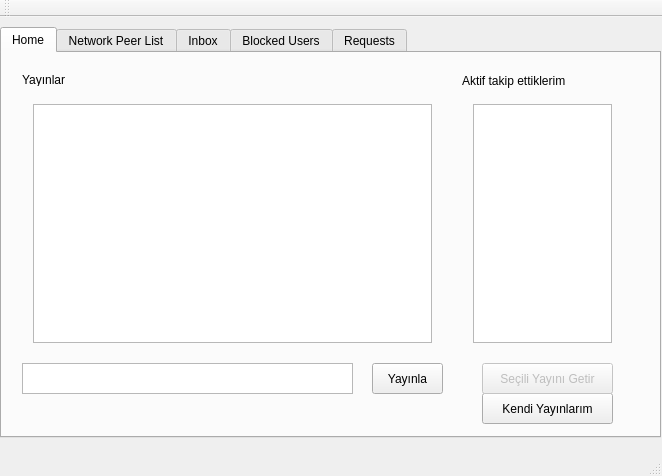
<?xml version="1.0" encoding="UTF-8"?>
<ui version="4.0">
 <class>MainWindow</class>
 <widget class="QMainWindow" name="MainWindow">
  <property name="geometry">
   <rect>
    <x>0</x>
    <y>0</y>
    <width>662</width>
    <height>476</height>
   </rect>
  </property>
  <property name="windowTitle">
   <string>MainWindow</string>
  </property>
  <widget class="QWidget" name="centralWidget">
   <widget class="QTabWidget" name="tabWidget_2">
    <property name="geometry">
     <rect>
      <x>0</x>
      <y>10</y>
      <width>661</width>
      <height>411</height>
     </rect>
    </property>
    <property name="minimumSize">
     <size>
      <width>661</width>
      <height>411</height>
     </size>
    </property>
    <property name="maximumSize">
     <size>
      <width>661</width>
      <height>450</height>
     </size>
    </property>
    <property name="currentIndex">
     <number>0</number>
    </property>
    <widget class="QWidget" name="home">
     <attribute name="title">
      <string>Home</string>
     </attribute>
     <widget class="QLabel" name="label_7">
      <property name="geometry">
       <rect>
        <x>460</x>
        <y>20</y>
        <width>141</width>
        <height>16</height>
       </rect>
      </property>
      <property name="text">
       <string>Aktif takip ettiklerim</string>
      </property>
     </widget>
     <widget class="QLabel" name="label_6">
      <property name="geometry">
       <rect>
        <x>20</x>
        <y>20</y>
        <width>47</width>
        <height>13</height>
       </rect>
      </property>
      <property name="text">
       <string>Yayınlar</string>
      </property>
     </widget>
     <widget class="QPlainTextEdit" name="et_publish_blog">
      <property name="geometry">
       <rect>
        <x>20</x>
        <y>310</y>
        <width>331</width>
        <height>31</height>
       </rect>
      </property>
     </widget>
     <widget class="QPushButton" name="btn_publish_blog">
      <property name="geometry">
       <rect>
        <x>370</x>
        <y>310</y>
        <width>71</width>
        <height>31</height>
       </rect>
      </property>
      <property name="text">
       <string>Yayınla</string>
      </property>
     </widget>
     <widget class="QWidget" name="horizontalLayoutWidget_4">
      <property name="geometry">
       <rect>
        <x>460</x>
        <y>40</y>
        <width>161</width>
        <height>261</height>
       </rect>
      </property>
      <layout class="QHBoxLayout" name="horizontalLayout_5">
       <item>
        <widget class="QListView" name="lw_active_peers">
         <property name="enabled">
          <bool>true</bool>
         </property>
        </widget>
       </item>
      </layout>
     </widget>
     <widget class="QWidget" name="horizontalLayoutWidget_5">
      <property name="geometry">
       <rect>
        <x>20</x>
        <y>40</y>
        <width>421</width>
        <height>261</height>
       </rect>
      </property>
      <layout class="QHBoxLayout" name="horizontalLayout_6">
       <item>
        <widget class="QListView" name="lw_blogs"/>
       </item>
      </layout>
     </widget>
     <widget class="QPushButton" name="btn_get_my_blog">
      <property name="geometry">
       <rect>
        <x>480</x>
        <y>340</y>
        <width>131</width>
        <height>31</height>
       </rect>
      </property>
      <property name="text">
       <string>Kendi Yayınlarım</string>
      </property>
     </widget>
     <widget class="QPushButton" name="btn_get_peer_blog">
      <property name="enabled">
       <bool>false</bool>
      </property>
      <property name="geometry">
       <rect>
        <x>480</x>
        <y>310</y>
        <width>131</width>
        <height>31</height>
       </rect>
      </property>
      <property name="text">
       <string>Seçili Yayını Getir</string>
      </property>
     </widget>
    </widget>
    <widget class="QWidget" name="peerlist">
     <attribute name="title">
      <string>Network Peer List</string>
     </attribute>
     <widget class="QLabel" name="label_8">
      <property name="geometry">
       <rect>
        <x>20</x>
        <y>20</y>
        <width>171</width>
        <height>16</height>
       </rect>
      </property>
      <property name="text">
       <string>Ağda olan peer'ların listesi</string>
      </property>
     </widget>
     <widget class="QPushButton" name="btn_subscribe_user">
      <property name="enabled">
       <bool>false</bool>
      </property>
      <property name="geometry">
       <rect>
        <x>400</x>
        <y>40</y>
        <width>151</width>
        <height>23</height>
       </rect>
      </property>
      <property name="text">
       <string>Abone Ol</string>
      </property>
     </widget>
     <widget class="QPushButton" name="btn_block_user">
      <property name="enabled">
       <bool>false</bool>
      </property>
      <property name="geometry">
       <rect>
        <x>400</x>
        <y>70</y>
        <width>151</width>
        <height>23</height>
       </rect>
      </property>
      <property name="text">
       <string>Engelle</string>
      </property>
     </widget>
     <widget class="QWidget" name="horizontalLayoutWidget_6">
      <property name="geometry">
       <rect>
        <x>20</x>
        <y>40</y>
        <width>351</width>
        <height>271</height>
       </rect>
      </property>
      <layout class="QHBoxLayout" name="horizontalLayout_7">
       <item>
        <widget class="QListView" name="lw_peer_list"/>
       </item>
      </layout>
     </widget>
    </widget>
    <widget class="QWidget" name="inbox">
     <attribute name="title">
      <string>Inbox</string>
     </attribute>
     <widget class="QComboBox" name="cb_message_to">
      <property name="geometry">
       <rect>
        <x>360</x>
        <y>230</y>
        <width>251</width>
        <height>22</height>
       </rect>
      </property>
     </widget>
     <widget class="QLabel" name="label_11">
      <property name="geometry">
       <rect>
        <x>20</x>
        <y>20</y>
        <width>101</width>
        <height>16</height>
       </rect>
      </property>
      <property name="text">
       <string>Gelen Kutusu</string>
      </property>
     </widget>
     <widget class="QLabel" name="label_10">
      <property name="geometry">
       <rect>
        <x>360</x>
        <y>20</y>
        <width>47</width>
        <height>13</height>
       </rect>
      </property>
      <property name="text">
       <string>Mesaj</string>
      </property>
     </widget>
     <widget class="QLabel" name="label_9">
      <property name="geometry">
       <rect>
        <x>360</x>
        <y>210</y>
        <width>47</width>
        <height>13</height>
       </rect>
      </property>
      <property name="text">
       <string>Kime</string>
      </property>
     </widget>
     <widget class="QPushButton" name="btn_send_message">
      <property name="geometry">
       <rect>
        <x>540</x>
        <y>260</y>
        <width>75</width>
        <height>23</height>
       </rect>
      </property>
      <property name="text">
       <string>Yolla</string>
      </property>
     </widget>
     <widget class="QWidget" name="horizontalLayoutWidget_7">
      <property name="geometry">
       <rect>
        <x>20</x>
        <y>40</y>
        <width>331</width>
        <height>261</height>
       </rect>
      </property>
      <layout class="QHBoxLayout" name="horizontalLayout_8">
       <item>
        <widget class="QListView" name="lw_inbox"/>
       </item>
      </layout>
     </widget>
     <widget class="QWidget" name="horizontalLayoutWidget_8">
      <property name="geometry">
       <rect>
        <x>360</x>
        <y>40</y>
        <width>251</width>
        <height>161</height>
       </rect>
      </property>
      <layout class="QHBoxLayout" name="horizontalLayout_9">
       <item>
        <widget class="QPlainTextEdit" name="et_write_msg"/>
       </item>
      </layout>
     </widget>
     <widget class="QPushButton" name="btn_reload_messagebox">
      <property name="enabled">
       <bool>false</bool>
      </property>
      <property name="geometry">
       <rect>
        <x>280</x>
        <y>320</y>
        <width>75</width>
        <height>23</height>
       </rect>
      </property>
      <property name="text">
       <string>Geri</string>
      </property>
     </widget>
    </widget>
    <widget class="QWidget" name="blockusr">
     <attribute name="title">
      <string>Blocked Users</string>
     </attribute>
     <widget class="QWidget" name="horizontalLayoutWidget_9">
      <property name="geometry">
       <rect>
        <x>30</x>
        <y>50</y>
        <width>591</width>
        <height>141</height>
       </rect>
      </property>
      <layout class="QHBoxLayout" name="horizontalLayout_10">
       <item>
        <widget class="QListView" name="lw_blocked_users"/>
       </item>
      </layout>
     </widget>
     <widget class="QLabel" name="label_12">
      <property name="geometry">
       <rect>
        <x>30</x>
        <y>20</y>
        <width>221</width>
        <height>16</height>
       </rect>
      </property>
      <property name="text">
       <string>Engellenmiş Peer Listesi</string>
      </property>
     </widget>
     <widget class="QPushButton" name="btn_unblock_user">
      <property name="geometry">
       <rect>
        <x>30</x>
        <y>210</y>
        <width>181</width>
        <height>23</height>
       </rect>
      </property>
      <property name="text">
       <string>Engelli Kaldır</string>
      </property>
     </widget>
    </widget>
    <widget class="QWidget" name="requests">
     <attribute name="title">
      <string>Requests</string>
     </attribute>
     <widget class="QWidget" name="horizontalLayoutWidget">
      <property name="geometry">
       <rect>
        <x>60</x>
        <y>40</y>
        <width>241</width>
        <height>281</height>
       </rect>
      </property>
      <layout class="QHBoxLayout" name="horizontalLayout">
       <item>
        <widget class="QListView" name="lw_requests"/>
       </item>
      </layout>
     </widget>
     <widget class="QPushButton" name="btn_block_user_r">
      <property name="geometry">
       <rect>
        <x>60</x>
        <y>340</y>
        <width>75</width>
        <height>23</height>
       </rect>
      </property>
      <property name="text">
       <string>Engelle</string>
      </property>
     </widget>
     <widget class="QPushButton" name="btn_accept_request">
      <property name="geometry">
       <rect>
        <x>140</x>
        <y>340</y>
        <width>75</width>
        <height>23</height>
       </rect>
      </property>
      <property name="text">
       <string>Onayla</string>
      </property>
     </widget>
     <widget class="QWidget" name="horizontalLayoutWidget_2">
      <property name="geometry">
       <rect>
        <x>360</x>
        <y>40</y>
        <width>241</width>
        <height>281</height>
       </rect>
      </property>
      <layout class="QHBoxLayout" name="horizontalLayout_2">
       <item>
        <widget class="QListView" name="lw_my_subscribers"/>
       </item>
      </layout>
     </widget>
     <widget class="QLabel" name="label_2">
      <property name="geometry">
       <rect>
        <x>360</x>
        <y>20</y>
        <width>201</width>
        <height>16</height>
       </rect>
      </property>
      <property name="text">
       <string>Bana abone olanlar</string>
      </property>
     </widget>
     <widget class="QLabel" name="label_3">
      <property name="geometry">
       <rect>
        <x>60</x>
        <y>20</y>
        <width>201</width>
        <height>16</height>
       </rect>
      </property>
      <property name="text">
       <string>Gelen istekler</string>
      </property>
     </widget>
    </widget>
   </widget>
  </widget>
  <widget class="QMenuBar" name="menuBar">
   <property name="geometry">
    <rect>
     <x>0</x>
     <y>0</y>
     <width>662</width>
     <height>22</height>
    </rect>
   </property>
  </widget>
  <widget class="QToolBar" name="mainToolBar">
   <attribute name="toolBarArea">
    <enum>TopToolBarArea</enum>
   </attribute>
   <attribute name="toolBarBreak">
    <bool>false</bool>
   </attribute>
  </widget>
  <widget class="QStatusBar" name="statusBar"/>
 </widget>
 <layoutdefault spacing="6" margin="11"/>
 <resources/>
 <connections/>
</ui>
